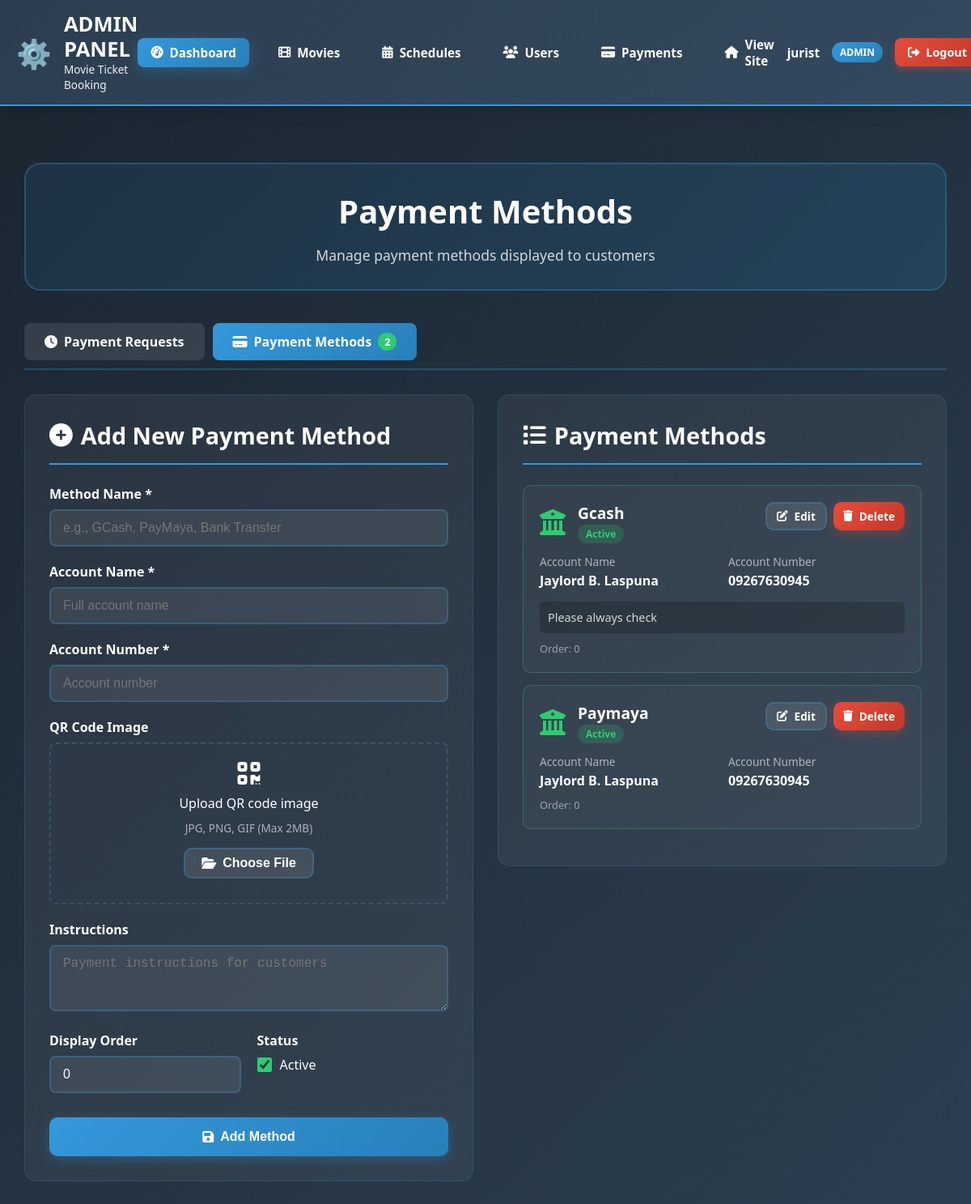
Page /pages/admin/payment-methods.php (signed in) on the committed database.
### tables this page shows
CREATE TABLE `payment_methods` (
  `id` int(11) NOT NULL,
  `method_name` varchar(50) NOT NULL,
  `account_name` varchar(100) NOT NULL,
  `account_number` varchar(50) NOT NULL,
  `qr_code_path` varchar(255) DEFAULT NULL,
  `instructions` text DEFAULT NULL,
  `is_active` tinyint(1) DEFAULT 1,
  `display_order` int(11) DEFAULT 0,
  `created_at` timestamp NOT NULL DEFAULT current_timestamp(),
  `updated_at` timestamp NULL DEFAULT NULL ON UPDATE current_timestamp()
);

### pages/admin/payment-methods.php (the view, shortened to what this page needs)
<?php
$root_dir = dirname(dirname(__DIR__));
require_once $root_dir . '/partials/admin-header.php';
$conn = new mysqli(DB_HOST, DB_USER, DB_PASS, DB_NAME);
$edit_method = null;
$methods_result = $conn->query("SELECT * FROM payment_methods ORDER BY display_order, method_name");
$methods_count = $conn->query("SELECT COUNT(*) as count FROM payment_methods WHERE is_active = 1")->fetch_assoc()['count'];
?>
<div class="admin-content" style="max-width: 1400px; margin: 0 auto; padding: 30px;">
    <div style="text-align: center; margin-bottom: 40px; padding: 30px; background: linear-gradient(135deg, rgba(52, 152, 219, 0.1), rgba(41, 128, 185, 0.2)); border-radius: 20px; border: 2px solid rgba(52, 152, 219, 0.3);">
        <h1 style="color: white; font-size: 2.5rem; margin-bottom: 15px; font-weight: 800;">Payment Methods</h1>
        <p style="color: rgba(255, 255, 255, 0.8); font-size: 1.1rem;">Manage payment methods displayed to customers</p>
    </div>
    <div style="display: flex; gap: 10px; margin-bottom: 30px; border-bottom: 2px solid rgba(52, 152, 219, 0.3); padding-bottom: 10px;">
        <a href="?page=admin/manage-payments"
           style="padding: 12px 25px; background: rgba(255,255,255,0.1); color: white; text-decoration: none; border-radius: 8px; font-weight: 600; display: flex; align-items: center; gap: 8px; transition: all 0.3s ease;"
           onmouseover="this.style.background='rgba(52,152,219,0.2)'"
           onmouseout="this.style.background='rgba(255,255,255,0.1)'">
            <i class="fas fa-clock"></i> Payment Requests
        </a>
        <a href="?page=admin/payment-methods"
           style="padding: 12px 25px; background: linear-gradient(135deg, #3498db 0%, #2980b9 100%); color: white; text-decoration: none; border-radius: 8px; font-weight: 600; display: flex; align-items: center; gap: 8px;">
            <i class="fas fa-credit-card"></i> Payment Methods
            <span style="background: #2ecc71; color: white; padding: 2px 8px; border-radius: 12px; font-size: 0.8rem;"><?php echo $methods_count; ?></span>
        </a>
    </div>
    <div style="display: grid; grid-template-columns: 1fr 1fr; gap: 30px;">
        <div>
            <div style="background: rgba(255, 255, 255, 0.05); border-radius: 15px; padding: 30px; border: 1px solid rgba(52, 152, 219, 0.2);">
                <h2 style="color: white; font-size: 1.8rem; margin-bottom: 25px; padding-bottom: 15px; border-bottom: 2px solid #3498db; display: flex; align-items: center; gap: 10px;">
                    <i class="<?php echo $edit_method ? 'fas fa-edit' : 'fas fa-plus-circle'; ?>"></i>
                    <?php echo $edit_method ? 'Edit Payment Method' : 'Add New Payment Method'; ?>
                </h2>
                <form method="POST" action="" enctype="multipart/form-data" id="methodForm">
                    <div style="margin-bottom: 20px;">
                        <label style="display: block; color: white; font-weight: 600; margin-bottom: 8px;">
                            Method Name *
                        </label>
                        <input type="text" name="method_name" required
                               value="<?php echo $edit_method ? htmlspecialchars($edit_method['method_name']) : ''; ?>"
                               style="width: 100%; padding: 12px 15px; background: rgba(255,255,255,0.08); border: 2px solid rgba(52,152,219,0.3); border-radius: 8px; color: white; font-size: 1rem;"
                               placeholder="e.g., GCash, PayMaya, Bank Transfer">
                    </div>
                    <div style="margin-bottom: 20px;">
                        <label style="display: block; color: white; font-weight: 600; margin-bottom: 8px;">
                            Account Name *
                        </label>
                        <input type="text" name="account_name" required
                               value="<?php echo $edit_method ? htmlspecialchars($edit_method['account_name']) : ''; ?>"
                               style="width: 100%; padding: 12px 15px; background: rgba(255,255,255,0.08); border: 2px solid rgba(52,152,219,0.3); border-radius: 8px; color: white; font-size: 1rem;"
                               placeholder="Full account name">
                    </div>
                    <div style="margin-bottom: 20px;">
                        <label style="display: block; color: white; font-weight: 600; margin-bottom: 8px;">
                            Account Number *
                        </label>
                        <input type="text" name="account_number" required
                               value="<?php echo $edit_method ? htmlspecialchars($edit_method['account_number']) : ''; ?>"
                               style="width: 100%; padding: 12px 15px; background: rgba(255,255,255,0.08); border: 2px solid rgba(52,152,219,0.3); border-radius: 8px; color: white; font-size: 1rem;"
                               placeholder="Account number">
                    </div>
                    <div style="margin-bottom: 20px;">
                        <label style="display: block; color: white; font-weight: 600; margin-bottom: 8px;">
                            QR Code Image
                        </label>
                        <div style="border: 2px dashed rgba(52,152,219,0.3); border-radius: 8px; padding: 20px; text-align: center;">
                            <i class="fas fa-qrcode" style="font-size: 2rem; color: var(--pale-red); margin-bottom: 10px;"></i>
                            <p style="color: white; margin-bottom: 10px;">Upload QR code image</p>
                            <p style="color: rgba(255,255,255,0.6); font-size: 0.85rem; margin-bottom: 15px;">JPG, PNG, GIF (Max 2MB)</p>
                            <button type="button" onclick="document.getElementById('qrFileInput').click()" class="btn btn-secondary" style="padding: 8px 20px;">
                                <i class="fas fa-folder-open"></i> Choose File
                            </button>
                        </div>
                    </div>
                    <div style="margin-bottom: 20px;">
                        <label style="display: block; color: white; font-weight: 600; margin-bottom: 8px;">
                            Instructions
                        </label>
                        <textarea name="instructions" rows="3" style="width: 100%; padding: 12px 15px; background: rgba(255,255,255,0.08); border: 2px solid rgba(52,152,219,0.3); border-radius: 8px; color: white; font-size: 1rem; resize: vertical;"
                                  placeholder="Payment instructions for customers"><?php echo $edit_method ? htmlspecialchars($edit_method['instructions']) : ''; ?></textarea>
                    </div>
                    <div style="display: grid; grid-template-columns: 1fr 1fr; gap: 20px; margin-bottom: 20px;">
                        <div>
                            <label style="display: block; color: white; font-weight: 600; margin-bottom: 8px;">
                                Display Order
                            </label>
                            <input type="number" name="display_order" min="0"
                                   value="<?php echo $edit_method ? $edit_method['display_order'] : '0'; ?>"
                                   style="width: 100%; padding: 12px 15px; background: rgba(255,255,255,0.08); border: 2px solid rgba(52,152,219,0.3); border-radius: 8px; color: white; font-size: 1rem;">
                        </div>
                        <div>
                            <label style="display: block; color: white; font-weight: 600; margin-bottom: 8px;">
                                Status
                            </label>
                            <label style="display: flex; align-items: center; gap: 10px; color: white; cursor: pointer;">
                                <input type="checkbox" name="is_active" <?php echo !$edit_method || $edit_method['is_active'] ? 'checked' : ''; ?> style="width: 18px; height: 18px; accent-color: #2ecc71;">
                                <span>Active</span>
                            </label>
                        </div>
                    </div>
                    <div style="display: flex; gap: 15px; margin-top: 30px;">
                        <button type="submit" name="<?php echo $edit_method ? 'update_payment_method' : 'add_payment_method'; ?>"
                                class="btn btn-primary" style="flex: 1; padding: 15px;">
                            <i class="fas fa-save"></i> <?php echo $edit_method ? 'Update Method' : 'Add Method'; ?>
                        </button>
                    </div>
                </form>
            </div>
        </div>
        <div>
            <div style="background: rgba(255, 255, 255, 0.05); border-radius: 15px; padding: 30px; border: 1px solid rgba(52, 152, 219, 0.2);">
                <h2 style="color: white; font-size: 1.8rem; margin-bottom: 25px; padding-bottom: 15px; border-bottom: 2px solid #3498db; display: flex; align-items: center; gap: 10px;">
                    <i class="fas fa-list"></i> Payment Methods
                </h2>
                <?php if ($methods_result && $methods_result->num_rows > 0): ?>
                    <?php while ($method = $methods_result->fetch_assoc()): ?>
                    <div style="background: rgba(255, 255, 255, 0.03); border-radius: 10px; padding: 20px; margin-bottom: 15px; border: 1px solid <?php echo $method['is_active'] ? 'rgba(46,204,113,0.3)' : 'rgba(231,76,60,0.3)'; ?>;">
                        <div style="display: flex; justify-content: space-between; align-items: flex-start; margin-bottom: 15px;">
                            <div style="display: flex; align-items: center; gap: 15px;">
                                <div style="font-size: 2rem; color: <?php
                                    echo $method['method_name'] == 'GCash' ? '#00bfff' :
                                        ($method['method_name'] == 'PayMaya' ? '#ff6b6b' : '#2ecc71');
                                ?>;">
                                    <i class="fas <?php
                                        echo $method['method_name'] == 'GCash' ? 'fa-mobile-alt' :
                                            ($method['method_name'] == 'PayMaya' ? 'fa-mobile-alt' : 'fa-university');
                                    ?>"></i>
                                </div>
                                <div>
                                    <h3 style="color: white; font-size: 1.2rem; font-weight: 700;"><?php echo $method['method_name']; ?></h3>
                                    <span style="background: <?php echo $method['is_active'] ? 'rgba(46,204,113,0.2)' : 'rgba(231,76,60,0.2)'; ?>; color: <?php echo $method['is_active'] ? '#2ecc71' : '#e74c3c'; ?>; padding: 3px 10px; border-radius: 12px; font-size: 0.75rem; font-weight: 600;">
                                        <?php echo $method['is_active'] ? 'Active' : 'Inactive'; ?>
                                    </span>
                                </div>
                            </div>
                            <div style="display: flex; gap: 8px;">
                                <a href="?page=admin/payment-methods&edit_method=<?php echo $method['id']; ?>"
                                   class="btn btn-secondary" style="padding: 6px 12px; font-size: 0.85rem;">
                                    <i class="fas fa-edit"></i> Edit
                                </a>
                                <a href="?page=admin/payment-methods&delete_method=<?php echo $method['id']; ?>"
                                   class="btn btn-danger" style="padding: 6px 12px; font-size: 0.85rem;"
                                   onclick="return confirm('Are you sure you want to delete this payment method?')">
                                    <i class="fas fa-trash"></i> Delete
                                </a>
                            </div>
                        </div>
                        <div style="display: grid; grid-template-columns: 1fr 1fr; gap: 15px; margin-top: 15px;">
                            <div>
                                <p style="color: rgba(255,255,255,0.6); font-size: 0.85rem; margin-bottom: 3px;">Account Name</p>
                                <p style="color: white; font-weight: 600;"><?php echo $method['account_name']; ?></p>
                            </div>
                            <div>
                                <p style="color: rgba(255,255,255,0.6); font-size: 0.85rem; margin-bottom: 3px;">Account Number</p>
                                <p style="color: white; font-weight: 600;"><?php echo $method['account_number']; ?></p>
                            </div>
                        </div>
                        <?php if (!empty($method['instructions'])): ?>
                        <div style="margin-top: 15px; padding: 10px; background: rgba(0,0,0,0.2); border-radius: 5px;">
                            <p style="color: rgba(255,255,255,0.8); font-size: 0.9rem;"><?php echo nl2br($method['instructions']); ?></p>
                        </div>
                        <?php endif; ?>
                        <div style="margin-top: 10px; color: rgba(255,255,255,0.5); font-size: 0.8rem;">
                            Order: <?php echo $method['display_order']; ?>
                        </div>
                    </div>
                    <?php endwhile; ?>
                <?php endif; ?>
            </div>
        </div>
    </div>
</div>
</body>
</html>

### partials/admin-header.php (style rules this page uses)
:root { --admin-primary: #2c3e50; --admin-secondary: #34495e; --admin-accent: #3498db; --admin-success: #2ecc71; --admin-danger: #e74c3c; --admin-warning: #f39c12; --admin-light: #ecf0f1; --admin-dark: #1a252f; }
* { margin: 0; padding: 0; box-sizing: border-box; }
body { font-family: 'Segoe UI', Tahoma, Geneva, Verdana, sans-serif; background: linear-gradient(135deg, var(--admin-dark) 0%, var(--admin-primary) 100%); color: white; min-height: 100vh; }

### pages/admin/payment-methods.php (style rules this page uses)
.btn { padding: 12px 25px; text-decoration: none; border-radius: 10px; font-weight: 600; transition: all 0.3s ease; display: inline-flex; align-items: center; justify-content: center; gap: 8px; border: none; cursor: pointer; font-size: 1rem; }
.btn-primary { background: linear-gradient(135deg, #3498db 0%, #2980b9 100%); color: white; box-shadow: 0 4px 15px rgba(52,152,219,0.3); }
.btn-secondary { background: rgba(255,255,255,0.1); color: white; border: 2px solid rgba(52,152,219,0.3); }
.btn-danger { background: linear-gradient(135deg, #e74c3c 0%, #c0392b 100%); color: white; box-shadow: 0 4px 15px rgba(231,76,60,0.3); }

### rows in the picture
payment_methods: method_name "Gcash", is_active "Active", account_name "Jaylord B. Laspuna", account_number "09267630945", instructions "Please always check", display_order "0"
payment_methods: method_name "Paymaya", is_active "Active", account_name "Jaylord B. Laspuna", account_number "09267630945", display_order "0"

### other values in the picture
$_SESSION['user_name'] "jurist"
$_SESSION['user_role'] "ADMIN"
$methods_count "2"
